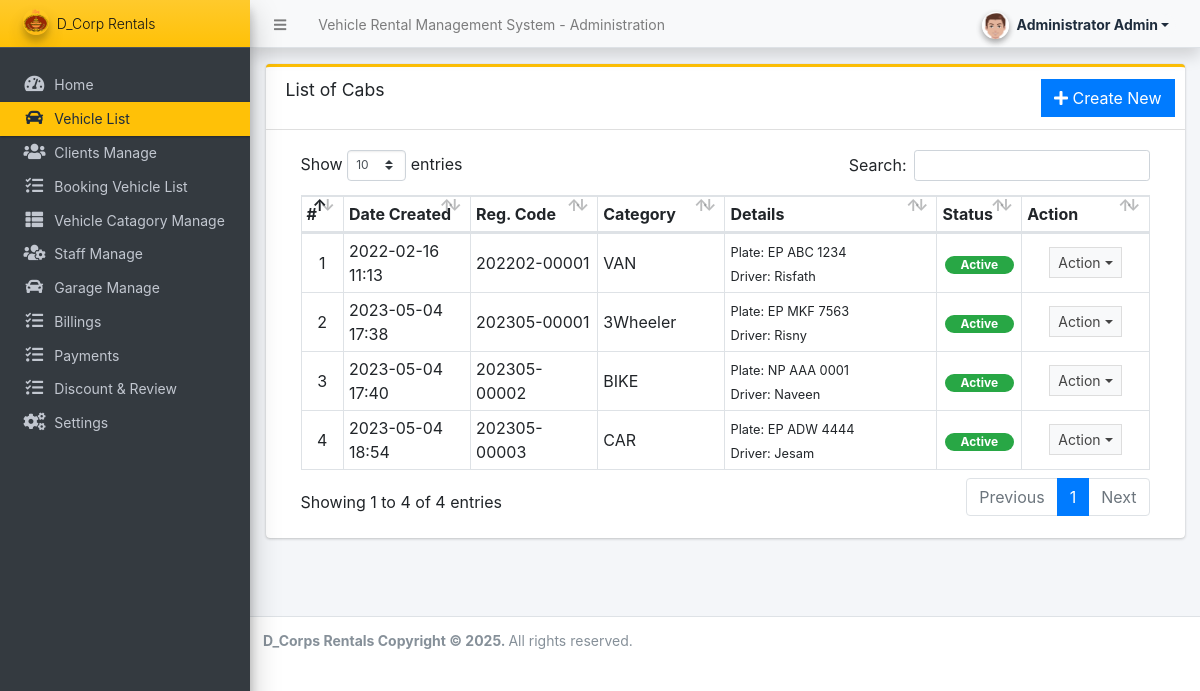
/admin/?page=cabs (signed in), run on the app's committed database.
### tables this page shows
CREATE TABLE `cab_list` (
  `id` int(30) NOT NULL,
  `reg_code` varchar(100) NOT NULL,
  `category_id` int(30) NOT NULL,
  `cab_reg_no` varchar(200) NOT NULL,
  `body_no` varchar(100) NOT NULL,
  `cab_model` text NOT NULL,
  `cab_driver` text NOT NULL,
  `driver_contact` text NOT NULL,
  `driver_address` text NOT NULL,
  `password` text NOT NULL,
  `image_path` text DEFAULT NULL,
  `status` tinyint(1) NOT NULL DEFAULT 1,
  `delete_flag` tinyint(1) NOT NULL DEFAULT 0,
  `date_created` datetime NOT NULL DEFAULT current_timestamp(),
  `date_updated` datetime DEFAULT NULL ON UPDATE current_timestamp()
);

CREATE TABLE `category_list` (
  `id` int(30) NOT NULL,
  `name` text NOT NULL,
  `description` text NOT NULL,
  `delete_flag` tinyint(1) NOT NULL DEFAULT 0,
  `status` tinyint(1) NOT NULL DEFAULT 1,
  `date_created` datetime NOT NULL DEFAULT current_timestamp(),
  `date_updated` datetime DEFAULT NULL ON UPDATE current_timestamp()
);

### admin/cabs/index.php (the view, shortened to what this page needs)
<div class="card card-outline card-warning">
	<div class="card-header">
		<h3 class="card-title">List of Cabs</h3>
		<div class="card-tools">
			<a href="?page=cabs/manage_cab" class="btn btn-flat btn-primary"><span class="fas fa-plus"></span>  Create New</a>
		</div>
	</div>
	<div class="card-body">
		<div class="container-fluid">
        <div class="container-fluid">
			<table class="table table-bordered table-stripped">
				<colgroup>
					<col width="5%">
					<col width="15%">
					<col width="15%">
					<col width="15%">
					<col width="25%">
					<col width="10%">
					<col width="15%">
				</colgroup>
				<thead>
					<tr>
						<th>#</th>
						<th>Date Created</th>
						<th>Reg. Code</th>
						<th>Category</th>
						<th>Details</th>
						<th>Status</th>
						<th>Action</th>
					</tr>
				</thead>
				<tbody>
					<?php
					$i = 1;
						$qry = $conn->query("SELECT c.*,cc.name as category from `cab_list` c inner join category_list cc on c.category_id = cc.id where c.delete_flag = 0 order by (c.`reg_code`) asc ");
						while($row = $qry->fetch_assoc()):
							foreach($row as $k=> $v){
								$row[$k] = trim(stripslashes($v));
							}
					?>
						<tr>
							<td class="text-center"><?php echo $i++; ?></td>
							<td><?php echo date("Y-m-d H:i",strtotime($row['date_created'])) ?></td>
							<td><?php echo ucwords($row['reg_code']) ?></td>
							<td><?php echo ucwords($row['category']) ?></td>
							<td>
								<div>
									<p class="m-0 truncate-1"><small>Plate: <?= $row['cab_reg_no'] ?></small></p>
									<p class="m-0 truncate-1"><small>Driver: <?= $row['cab_driver'] ?></small></p>
								</div>
							</td>
							<td class="text-center">
                                <?php if($row['status'] == 1): ?>
                                    <span class="badge badge-success px-3 rounded-pill">Active</span>
                                <?php else: ?>
                                    <span class="badge badge-danger px-3 rounded-pill">Inactive</span>
                                <?php endif; ?>
                            </td>
							<td align="center">
								 <button type="button" class="btn btn-flat btn-default btn-sm dropdown-toggle dropdown-icon" data-toggle="dropdown">
				                  		Action
				                  </button>
							</td>
						</tr>
					<?php endwhile; ?>
				</tbody>
			</table>
		</div>
		</div>
	</div>
</div>

### data on the page
cab_list: date_created "2022-02-16 11:13", reg_code "202202-00001", category.name "VAN", cab_reg_no "EP ABC 1234", cab_driver "Risfath", status "Active"
cab_list: date_created "2023-05-04 17:38", reg_code "202305-00001", category.name "3Wheeler", cab_reg_no "EP MKF 7563", cab_driver "Risny", status "Active"
cab_list: date_created "2023-05-04 17:40", reg_code "202305-00002", category.name "BIKE", cab_reg_no "NP AAA 0001", cab_driver "Naveen", status "Active"
cab_list: date_created "2023-05-04 18:54", reg_code "202305-00003", category.name "CAR", cab_reg_no "EP ADW 4444", cab_driver "Jesam", status "Active"

### other printed values
$_settings->info('name') "Vehicle Rental Management System"
$_settings->userdata('firstname').' '.$_settings->userdata('lastname') "Administrator Admin"
$_settings->info('short_name') "D_Corp Rentals"
